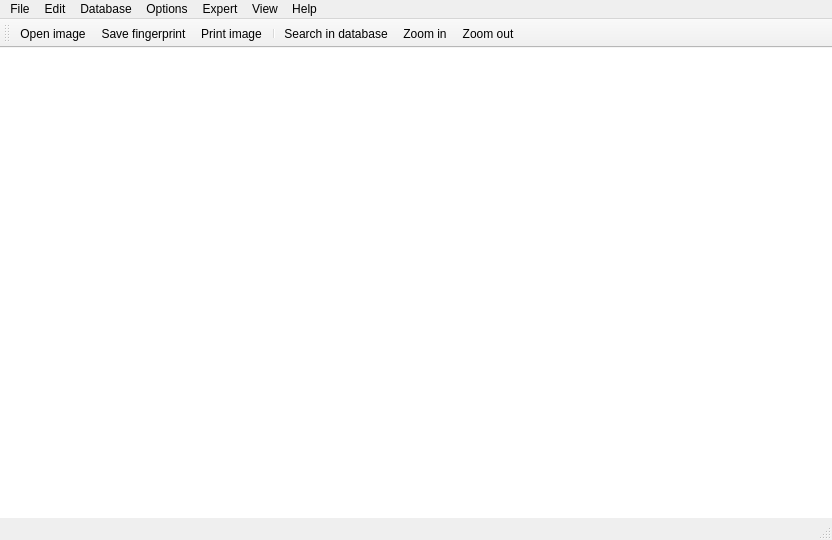
<?xml version="1.0" encoding="UTF-8"?>
<ui version="4.0">
 <class>SpotWindow</class>
 <widget class="QMainWindow" name="SpotWindow">
  <property name="geometry">
   <rect>
    <x>0</x>
    <y>0</y>
    <width>832</width>
    <height>540</height>
   </rect>
  </property>
  <property name="windowTitle">
   <string>I3S: Interactive Individual Identification System(Spot)</string>
  </property>
  <property name="windowIcon">
   <iconset>
    <normaloff>:/images/i3spicon.gif</normaloff>:/images/i3spicon.gif</iconset>
  </property>
  <property name="documentMode">
   <bool>false</bool>
  </property>
  <widget class="QWidget" name="centralWidget">
   <property name="sizePolicy">
    <sizepolicy hsizetype="Preferred" vsizetype="Preferred">
     <horstretch>0</horstretch>
     <verstretch>0</verstretch>
    </sizepolicy>
   </property>
   <layout class="QGridLayout" name="gridLayout">
    <property name="leftMargin">
     <number>0</number>
    </property>
    <property name="topMargin">
     <number>0</number>
    </property>
    <property name="rightMargin">
     <number>0</number>
    </property>
    <property name="bottomMargin">
     <number>0</number>
    </property>
    <property name="horizontalSpacing">
     <number>6</number>
    </property>
    <item row="0" column="0">
     <widget class="QGraphicsView" name="graphicsView">
      <property name="sizePolicy">
       <sizepolicy hsizetype="Expanding" vsizetype="Expanding">
        <horstretch>0</horstretch>
        <verstretch>0</verstretch>
       </sizepolicy>
      </property>
      <property name="minimumSize">
       <size>
        <width>400</width>
        <height>200</height>
       </size>
      </property>
      <property name="frameShape">
       <enum>QFrame::NoFrame</enum>
      </property>
      <property name="frameShadow">
       <enum>QFrame::Sunken</enum>
      </property>
      <property name="lineWidth">
       <number>1</number>
      </property>
      <property name="alignment">
       <set>Qt::AlignCenter</set>
      </property>
     </widget>
    </item>
   </layout>
  </widget>
  <widget class="QMenuBar" name="menuBar">
   <property name="geometry">
    <rect>
     <x>0</x>
     <y>0</y>
     <width>832</width>
     <height>22</height>
    </rect>
   </property>
   <widget class="QMenu" name="menuFile">
    <property name="title">
     <string>File</string>
    </property>
    <addaction name="actionOpen_image"/>
    <addaction name="actionSave_fingerprint"/>
    <addaction name="actionClose_image"/>
    <addaction name="actionPrint_image"/>
    <addaction name="separator"/>
    <addaction name="actionExit"/>
   </widget>
   <widget class="QMenu" name="menuEdit">
    <property name="title">
     <string>Edit</string>
    </property>
    <addaction name="actionUndo"/>
    <addaction name="actionRedo"/>
   </widget>
   <widget class="QMenu" name="menuDatabase">
    <property name="title">
     <string>Database</string>
    </property>
    <addaction name="actionSearch_in_database"/>
    <addaction name="actionInsert_in_database"/>
    <addaction name="actionReload_database"/>
    <addaction name="actionChange_database"/>
    <addaction name="actionNew_Database"/>
    <addaction name="actionRename_database"/>
    <addaction name="actionEdit_database_list"/>
    <addaction name="actionEdit_metadata"/>
    <addaction name="actionBatch_compare"/>
    <addaction name="actionProcess_batch_results"/>
   </widget>
   <widget class="QMenu" name="menuOptions">
    <property name="title">
     <string>Options</string>
    </property>
    <addaction name="actionOptions_results"/>
    <addaction name="actionOptions_general"/>
   </widget>
   <widget class="QMenu" name="menuHelp">
    <property name="title">
     <string>Help</string>
    </property>
    <addaction name="actionOpen_manual"/>
    <addaction name="actionCheck_for_updates"/>
    <addaction name="actionGo_to_the_I3S_website"/>
    <addaction name="actionVideo_tutorials_at_the_I3S_YouTube_channel"/>
    <addaction name="actionFollow_us_on_facebook"/>
    <addaction name="actionAbout_I3S"/>
   </widget>
   <widget class="QMenu" name="menuExpert">
    <property name="title">
     <string>Expert</string>
    </property>
    <addaction name="actionSimple_evaluation"/>
    <addaction name="actionElaborate_evaluation"/>
    <addaction name="actionRedo_database"/>
    <addaction name="actionRedo_individual"/>
   </widget>
   <widget class="QMenu" name="menuView">
    <property name="title">
     <string>View</string>
    </property>
    <addaction name="actionZoom_in"/>
    <addaction name="actionZoom_out"/>
    <addaction name="actionShow_Toolbar"/>
   </widget>
   <addaction name="menuFile"/>
   <addaction name="menuEdit"/>
   <addaction name="menuDatabase"/>
   <addaction name="menuOptions"/>
   <addaction name="menuExpert"/>
   <addaction name="menuView"/>
   <addaction name="menuHelp"/>
  </widget>
  <widget class="QToolBar" name="mainToolBar">
   <property name="floatable">
    <bool>false</bool>
   </property>
   <attribute name="toolBarArea">
    <enum>TopToolBarArea</enum>
   </attribute>
   <attribute name="toolBarBreak">
    <bool>false</bool>
   </attribute>
   <addaction name="actionOpen_image"/>
   <addaction name="actionSave_fingerprint"/>
   <addaction name="actionPrint_image"/>
   <addaction name="separator"/>
   <addaction name="actionSearch_in_database"/>
   <addaction name="actionZoom_in"/>
   <addaction name="actionZoom_out"/>
  </widget>
  <widget class="QStatusBar" name="statusBar"/>
  <action name="actionOpen_image">
   <property name="icon">
    <iconset resource="../resources.qrc">
     <normaloff>:/images/newFile.svg</normaloff>:/images/newFile.svg</iconset>
   </property>
   <property name="text">
    <string>Open image</string>
   </property>
   <property name="shortcut">
    <string>Ctrl+O</string>
   </property>
   <property name="visible">
    <bool>true</bool>
   </property>
   <property name="iconVisibleInMenu">
    <bool>false</bool>
   </property>
   <property name="shortcutVisibleInContextMenu">
    <bool>true</bool>
   </property>
  </action>
  <action name="actionSave_fingerprint">
   <property name="icon">
    <iconset resource="../resources.qrc">
     <normaloff>:/images/save.svg</normaloff>
     <normalon>:/images/Save.png</normalon>:/images/save.svg</iconset>
   </property>
   <property name="text">
    <string>Save fingerprint</string>
   </property>
   <property name="toolTip">
    <string>Save the current file</string>
   </property>
   <property name="shortcut">
    <string>Ctrl+S</string>
   </property>
   <property name="iconVisibleInMenu">
    <bool>false</bool>
   </property>
  </action>
  <action name="actionClose_image">
   <property name="text">
    <string>Close image</string>
   </property>
  </action>
  <action name="actionPrint_image">
   <property name="icon">
    <iconset resource="../resources.qrc">
     <normaloff>:/images/print.svg</normaloff>
     <normalon>:/images/Print.png</normalon>:/images/print.svg</iconset>
   </property>
   <property name="text">
    <string>Print image</string>
   </property>
   <property name="toolTip">
    <string>Print the current individual</string>
   </property>
   <property name="shortcut">
    <string>Ctrl+P</string>
   </property>
   <property name="iconVisibleInMenu">
    <bool>false</bool>
   </property>
  </action>
  <action name="actionExit">
   <property name="text">
    <string>Exit</string>
   </property>
   <property name="shortcut">
    <string>Ctrl+X</string>
   </property>
  </action>
  <action name="actionUndo">
   <property name="text">
    <string>Undo</string>
   </property>
   <property name="shortcut">
    <string>Ctrl+Z</string>
   </property>
  </action>
  <action name="actionRedo">
   <property name="text">
    <string>Redo</string>
   </property>
   <property name="shortcut">
    <string>Ctrl+Y</string>
   </property>
  </action>
  <action name="actionSearch_in_database">
   <property name="icon">
    <iconset resource="../resources.qrc">
     <normaloff>:/images/search.svg</normaloff>
     <normalon>:/images/Search.png</normalon>:/images/search.svg</iconset>
   </property>
   <property name="text">
    <string>Search in database</string>
   </property>
   <property name="toolTip">
    <string>Pop-up search window</string>
   </property>
   <property name="iconVisibleInMenu">
    <bool>false</bool>
   </property>
  </action>
  <action name="actionInsert_in_database">
   <property name="text">
    <string>Insert in database</string>
   </property>
  </action>
  <action name="actionReload_database">
   <property name="text">
    <string>Reload database</string>
   </property>
  </action>
  <action name="actionChange_database">
   <property name="text">
    <string>Change database</string>
   </property>
  </action>
  <action name="actionNew_Database">
   <property name="text">
    <string>New database</string>
   </property>
  </action>
  <action name="actionRename_database">
   <property name="text">
    <string>Rename database</string>
   </property>
  </action>
  <action name="actionEdit_database_list">
   <property name="text">
    <string>Edit database list</string>
   </property>
  </action>
  <action name="actionEdit_metadata">
   <property name="text">
    <string>Edit metadata</string>
   </property>
  </action>
  <action name="actionBatch_compare">
   <property name="text">
    <string>Batch compare</string>
   </property>
  </action>
  <action name="actionProcess_batch_results">
   <property name="text">
    <string>Process batch results</string>
   </property>
  </action>
  <action name="actionOptions_results">
   <property name="text">
    <string>Options results</string>
   </property>
  </action>
  <action name="actionOptions_general">
   <property name="text">
    <string>Options general</string>
   </property>
  </action>
  <action name="actionOpen_manual">
   <property name="icon">
    <iconset resource="../resources.qrc">
     <normaloff>:/images/manual.svg</normaloff>
     <normalon>:/images/questionmark.png</normalon>:/images/manual.svg</iconset>
   </property>
   <property name="text">
    <string>Open manual</string>
   </property>
  </action>
  <action name="actionCheck_for_updates">
   <property name="icon">
    <iconset resource="../resources.qrc">
     <normaloff>:/images/refresh.svg</normaloff>:/images/refresh.svg</iconset>
   </property>
   <property name="text">
    <string>Check for updates...</string>
   </property>
  </action>
  <action name="actionGo_to_the_I3S_website">
   <property name="icon">
    <iconset resource="../resources.qrc">
     <normaloff>:/images/classicIcon.svg</normaloff>
     <normalon>:/images/i3sweb.jpg</normalon>:/images/classicIcon.svg</iconset>
   </property>
   <property name="text">
    <string>Go to the I3S website</string>
   </property>
  </action>
  <action name="actionVideo_tutorials_at_the_I3S_YouTube_channel">
   <property name="icon">
    <iconset resource="../resources.qrc">
     <normaloff>:/images/youtube.svg</normaloff>
     <normalon>:/images/youtube.jpg</normalon>:/images/youtube.svg</iconset>
   </property>
   <property name="text">
    <string>Video tutorials at the I3S YouTube channel</string>
   </property>
  </action>
  <action name="actionFollow_us_on_facebook">
   <property name="icon">
    <iconset resource="../resources.qrc">
     <normaloff>:/images/facebook.svg</normaloff>:/images/facebook.svg</iconset>
   </property>
   <property name="text">
    <string>Follow us on facebook</string>
   </property>
  </action>
  <action name="actionAbout_I3S">
   <property name="icon">
    <iconset resource="../resources.qrc">
     <normaloff>:/images/about.svg</normaloff>:/images/about.svg</iconset>
   </property>
   <property name="text">
    <string>About I3S...</string>
   </property>
  </action>
  <action name="actionZoom_in">
   <property name="icon">
    <iconset resource="../resources.qrc">
     <normaloff>:/images/plus.svg</normaloff>
     <normalon>:/images/PlusK.png</normalon>:/images/plus.svg</iconset>
   </property>
   <property name="text">
    <string>Zoom in</string>
   </property>
   <property name="toolTip">
    <string>Zoom in</string>
   </property>
   <property name="shortcut">
    <string>Ctrl+=</string>
   </property>
   <property name="iconVisibleInMenu">
    <bool>false</bool>
   </property>
  </action>
  <action name="actionZoom_out">
   <property name="icon">
    <iconset resource="../resources.qrc">
     <normaloff>:/images/minus.svg</normaloff>
     <normalon>:/images/MinusK.png</normalon>:/images/minus.svg</iconset>
   </property>
   <property name="text">
    <string>Zoom out</string>
   </property>
   <property name="toolTip">
    <string>Zoom out</string>
   </property>
   <property name="shortcut">
    <string>Ctrl+-</string>
   </property>
   <property name="iconVisibleInMenu">
    <bool>false</bool>
   </property>
  </action>
  <action name="actionSimple_evaluation">
   <property name="text">
    <string>Simple evaluation</string>
   </property>
  </action>
  <action name="actionElaborate_evaluation">
   <property name="text">
    <string>Elaborate evaluation</string>
   </property>
  </action>
  <action name="actionRedo_database">
   <property name="text">
    <string>Redo database</string>
   </property>
  </action>
  <action name="actionRedo_individual">
   <property name="text">
    <string>Redo individual</string>
   </property>
  </action>
  <action name="actionShow_Toolbar">
   <property name="text">
    <string>Show Toolbar</string>
   </property>
  </action>
 </widget>
 <layoutdefault spacing="6" margin="11"/>
 <resources>
  <include location="../resources.qrc"/>
 </resources>
 <connections/>
</ui>
